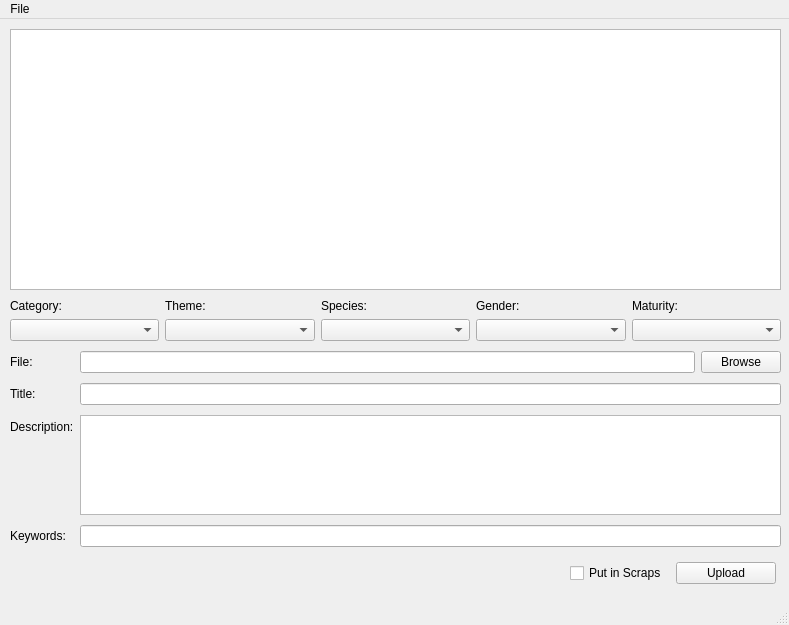
<?xml version="1.0" encoding="UTF-8"?>
<ui version="4.0">
 <class>MainWindow</class>
 <widget class="QMainWindow" name="MainWindow">
  <property name="geometry">
   <rect>
    <x>0</x>
    <y>0</y>
    <width>789</width>
    <height>625</height>
   </rect>
  </property>
  <property name="windowTitle">
   <string>MainWindow</string>
  </property>
  <widget class="QWidget" name="centralwidget">
   <widget class="QGraphicsView" name="graphicsView">
    <property name="geometry">
     <rect>
      <x>10</x>
      <y>10</y>
      <width>771</width>
      <height>261</height>
     </rect>
    </property>
   </widget>
   <widget class="QWidget" name="">
    <property name="geometry">
     <rect>
      <x>10</x>
      <y>280</y>
      <width>771</width>
      <height>253</height>
     </rect>
    </property>
    <layout class="QVBoxLayout" name="verticalLayout_6">
     <item>
      <layout class="QHBoxLayout" name="horizontalLayout">
       <item>
        <layout class="QVBoxLayout" name="verticalLayout">
         <item>
          <widget class="QLabel" name="label">
           <property name="text">
            <string>Category:</string>
           </property>
          </widget>
         </item>
         <item>
          <widget class="QComboBox" name="cbCategory"/>
         </item>
        </layout>
       </item>
       <item>
        <layout class="QVBoxLayout" name="verticalLayout_2">
         <item>
          <widget class="QLabel" name="label_2">
           <property name="text">
            <string>Theme:</string>
           </property>
          </widget>
         </item>
         <item>
          <widget class="QComboBox" name="cbTheme"/>
         </item>
        </layout>
       </item>
       <item>
        <layout class="QVBoxLayout" name="verticalLayout_3">
         <item>
          <widget class="QLabel" name="label_3">
           <property name="text">
            <string>Species:</string>
           </property>
          </widget>
         </item>
         <item>
          <widget class="QComboBox" name="cbSpecies"/>
         </item>
        </layout>
       </item>
       <item>
        <layout class="QVBoxLayout" name="verticalLayout_4">
         <item>
          <widget class="QLabel" name="label_4">
           <property name="text">
            <string>Gender:</string>
           </property>
          </widget>
         </item>
         <item>
          <widget class="QComboBox" name="cbGender"/>
         </item>
        </layout>
       </item>
       <item>
        <layout class="QVBoxLayout" name="verticalLayout_5">
         <item>
          <widget class="QLabel" name="label_5">
           <property name="text">
            <string>Maturity:</string>
           </property>
          </widget>
         </item>
         <item>
          <widget class="QComboBox" name="cbMaturity"/>
         </item>
        </layout>
       </item>
      </layout>
     </item>
     <item>
      <layout class="QFormLayout" name="formLayout">
       <item row="0" column="0">
        <widget class="QLabel" name="label_6">
         <property name="text">
          <string>File:</string>
         </property>
        </widget>
       </item>
       <item row="0" column="1">
        <layout class="QHBoxLayout" name="horizontalLayout_2">
         <item>
          <widget class="QLineEdit" name="txtFile"/>
         </item>
         <item>
          <widget class="QPushButton" name="btnBrowse">
           <property name="text">
            <string>Browse</string>
           </property>
          </widget>
         </item>
        </layout>
       </item>
       <item row="1" column="0">
        <widget class="QLabel" name="label_7">
         <property name="text">
          <string>Title:</string>
         </property>
        </widget>
       </item>
       <item row="1" column="1">
        <widget class="QLineEdit" name="txtTitle"/>
       </item>
       <item row="2" column="0">
        <widget class="QLabel" name="label_8">
         <property name="text">
          <string>Description:</string>
         </property>
        </widget>
       </item>
       <item row="2" column="1">
        <widget class="QTextEdit" name="textEdit">
         <property name="maximumSize">
          <size>
           <width>16777215</width>
           <height>100</height>
          </size>
         </property>
         <property name="toolTip">
          <string>&lt;html&gt;&lt;head/&gt;&lt;body&gt;&lt;p&gt;txtDescription&lt;/p&gt;&lt;/body&gt;&lt;/html&gt;</string>
         </property>
        </widget>
       </item>
       <item row="3" column="0">
        <widget class="QLabel" name="label_9">
         <property name="text">
          <string>Keywords:</string>
         </property>
        </widget>
       </item>
       <item row="3" column="1">
        <widget class="QLineEdit" name="txtKeywords"/>
       </item>
      </layout>
     </item>
    </layout>
   </widget>
   <widget class="QWidget" name="">
    <property name="geometry">
     <rect>
      <x>570</x>
      <y>540</y>
      <width>206</width>
      <height>29</height>
     </rect>
    </property>
    <layout class="QHBoxLayout" name="horizontalLayout_3">
     <item>
      <widget class="QCheckBox" name="chkScraps">
       <property name="text">
        <string>Put in Scraps</string>
       </property>
      </widget>
     </item>
     <item>
      <widget class="QPushButton" name="btnUpload">
       <property name="text">
        <string>Upload</string>
       </property>
      </widget>
     </item>
    </layout>
   </widget>
  </widget>
  <widget class="QMenuBar" name="menubar">
   <property name="geometry">
    <rect>
     <x>0</x>
     <y>0</y>
     <width>789</width>
     <height>21</height>
    </rect>
   </property>
   <widget class="QMenu" name="menuFile">
    <property name="title">
     <string>File</string>
    </property>
   </widget>
   <addaction name="menuFile"/>
  </widget>
  <widget class="QStatusBar" name="statusbar"/>
 </widget>
 <resources/>
 <connections/>
</ui>
